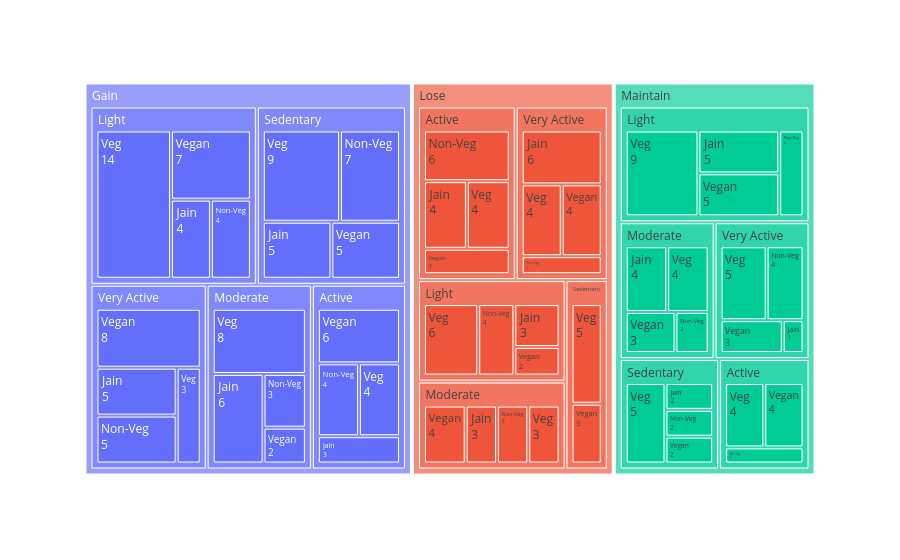

The notebook cell saved with this chart:
### Code cell
fig=px.treemap(
df,
path=["Goal","Activity_Level","Diet_Type"]
)
fig.update_traces(
    textinfo="label+value")
fig.show()

### Figure 1 — Plotly figure (JSON) as saved in the notebook; plotly's stock layout.template omitted (floating-point values rounded to 4 significant figures)
{"data": [{"branchvalues": "total", "domain": {"x": [0, 1], "y": [0, 1]}, "hovertemplate": "labels=%{label}<br>count=%{value}<br>parent=%{parent}<br>id=%{id}<extra></extra>", "ids": ["Gain/Active/Jain", "Lose/Active/Jain", "Gain/Light/Jain", "Lose/Light/Jain", "Maintain/Light/Jain", "Gain/Moderate/Jain", "Lose/Moderate/Jain", "Maintain/Moderate/Jain", "Gain/Sedentary/Jain", "Maintain/Sedentary/Jain", "Gain/Very Active/Jain", "Lose/Very Active/Jain", "Maintain/Very Active/Jain", "Gain/Active/Non-Veg", "Lose/Active/Non-Veg", "Maintain/Active/Non-Veg", "Gain/Light/Non-Veg", "Lose/Light/Non-Veg", "Maintain/Light/Non-Veg", "Gain/Moderate/Non-Veg", "Lose/Moderate/Non-Veg", "Maintain/Moderate/Non-Veg", "Gain/Sedentary/Non-Veg", "Maintain/Sedentary/Non-Veg", "Gain/Very Active/Non-Veg", "Lose/Very Active/Non-Veg", "Maintain/Very Active/Non-Veg", "Gain/Active/Veg", "Lose/Active/Veg", "Maintain/Active/Veg", "Gain/Light/Veg", "Lose/Light/Veg", "Maintain/Light/Veg", "Gain/Moderate/Veg", "Lose/Moderate/Veg", "Maintain/Moderate/Veg", "Gain/Sedentary/Veg", "Lose/Sedentary/Veg", "Maintain/Sedentary/Veg", "Gain/Very Active/Veg", "Lose/Very Active/Veg", "Maintain/Very Active/Veg", "Gain/Active/Vegan", "Lose/Active/Vegan", "Maintain/Active/Vegan", "Gain/Light/Vegan", "Lose/Light/Vegan", "Maintain/Light/Vegan", "Gain/Moderate/Vegan", "Lose/Moderate/Vegan", "Maintain/Moderate/Vegan", "Gain/Sedentary/Vegan", "Lose/Sedentary/Vegan", "Maintain/Sedentary/Vegan", "Gain/Very Active/Vegan", "Lose/Very Active/Vegan", "Maintain/Very Active/Vegan", "Gain/Active", "Lose/Active", "Maintain/Active", "Gain/Light", "Lose/Light", "Maintain/Light", "Gain/Moderate", "Lose/Moderate", "Maintain/Moderate", "Gain/Sedentary", "Lose/Sedentary", "Maintain/Sedentary", "Gain/Very Active", "Lose/Very Active", "Maintain/Very Active", "Gain", "Lose", "Maintain"], "labels": ["Jain", "Jain", "Jain", "Jain", "Jain", "Jain", "Jain", "Jain", "Jain", "Jain", "Jain", "Jain", "Jain", "Non-Veg", "Non-Veg", "Non-Veg", "Non-Veg", "Non-Veg", "Non-Veg", "Non-Veg", "Non-Veg", "Non-Veg", "Non-Veg", "Non-Veg", "Non-Veg", "Non-Veg", "Non-Veg", "Veg", "Veg", "Veg", "Veg", "Veg", "Veg", "Veg", "Veg", "Veg", "Veg", "Veg", "Veg", "Veg", "Veg", "Veg", "Vegan", "Vegan", "Vegan", "Vegan", "Vegan", "Vegan", "Vegan", "Vegan", "Vegan", "Vegan", "Vegan", "Vegan", "Vegan", "Vegan", "Vegan", "Active", "Active", "Active", "Light", "Light", "Light", "Moderate", "Moderate", "Moderate", "Sedentary", "Sedentary", "Sedentary", "Very Active", "Very Active", "Very Active", "Gain", "Lose", "Maintain"], "level": "ac011d", "name": "", "parents": ["Gain/Active", "Lose/Active", "Gain/Light", "Lose/Light", "Maintain/Light", "Gain/Moderate", "Lose/Moderate", "Maintain/Moderate", "Gain/Sedentary", "Maintain/Sedentary", "Gain/Very Active", "Lose/Very Active", "Maintain/Very Active", "Gain/Active", "Lose/Active", "Maintain/Active", "Gain/Light", "Lose/Light", "Maintain/Light", "Gain/Moderate", "Lose/Moderate", "Maintain/Moderate", "Gain/Sedentary", "Maintain/Sedentary", "Gain/Very Active", "Lose/Very Active", "Maintain/Very Active", "Gain/Active", "Lose/Active", "Maintain/Active", "Gain/Light", "Lose/Light", "Maintain/Light", "Gain/Moderate", "Lose/Moderate", "Maintain/Moderate", "Gain/Sedentary", "Lose/Sedentary", "Maintain/Sedentary", "Gain/Very Active", "Lose/Very Active", "Maintain/Very Active", "Gain/Active", "Lose/Active", "Maintain/Active", "Gain/Light", "Lose/Light", "Maintain/Light", "Gain/Moderate", "Lose/Moderate", "Maintain/Moderate", "Gain/Sedentary", "Lose/Sedentary", "Maintain/Sedentary", "Gain/Very Active", "Lose/Very Active", "Maintain/Very Active", "Gain", "Lose", "Maintain", "Gain", "Lose", "Maintain", "Gain", "Lose", "Maintain", "Gain", "Lose", "Maintain", "Gain", "Lose", "Maintain", "", "", ""], "textinfo": "label+value", "type": "treemap", "values": [3, 4, 4, 3, 5, 6, 3, 4, 5, 2, 5, 6, 1, 4, 6, 2, 4, 4, 3, 3, 3, 2, 7, 2, 5, 2, 4, 4, 4, 4, 14, 6, 9, 8, 3, 4, 9, 5, 5, 3, 4, 5, 6, 3, 4, 7, 2, 5, 2, 4, 3, 5, 3, 2, 8, 4, 3, 17, 17, 10, 29, 15, 22, 19, 13, 13, 26, 8, 11, 21, 16, 13, 112, 69, 69]}], "layout": {"autosize": true, "legend": {"tracegroupgap": 0}, "margin": {"t": 60}}}
